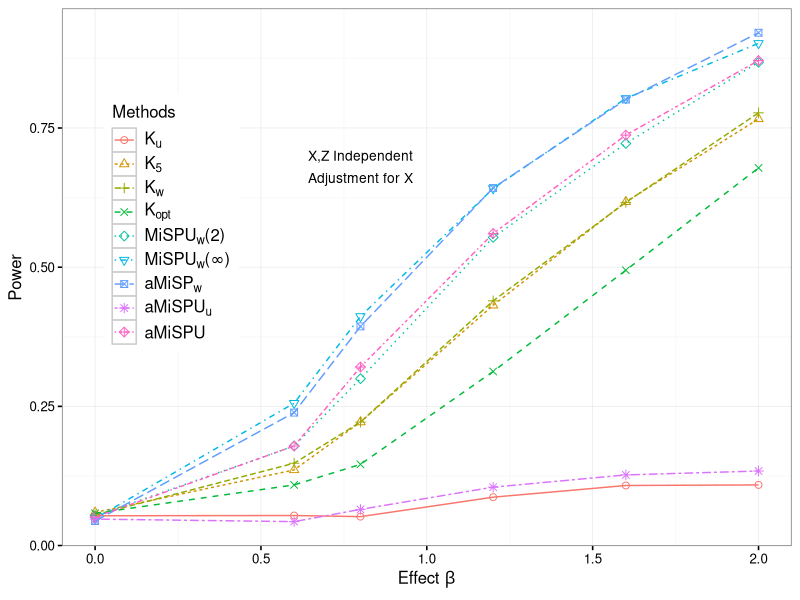

Write R code to recreate this figure.
setwd("/Users/chong/Google Drive/SWAK/simulation/swak-10-27/results")

library(xtable)
##
library(ggplot2)
res = read.table("sim1.txt",sep=",")

res[,3] = factor(rep(1:9,times = 6),levels =  1:9)
## create the plot
base_size = 12
base_family = ""
p1 = ggplot(res, aes(x=x, y=power,group = Methods, color = Methods,shape = Methods,linetype = Methods))+ annotate("text", x = 0.8, y = 0.7, label = "X,Z Independent", size = 3.5) +
 annotate("text", x = 0.8, y = 0.66, label = "Adjustment for X", size = 3.5) +
scale_shape_manual(values=1:nlevels(res$Methods),breaks = levels(res$Methods),
labels = c(expression(K[u]),expression(K[5]),expression(K[w]),expression(K[opt]),expression(paste(MiSPU[w],"(2)",sep="")),expression(paste(MiSPU[w],"(",infinity,")",sep="")),expression(aMiSP[w]),expression(paste(aMiSPU[u])),"aMiSPU"))+ labs(x=expression(paste("Effect ", beta,sep="")), y="Power")+
geom_point(size = 2) + geom_line(lwd = 0.5) + scale_colour_discrete(breaks = levels(res$Methods),
labels =c(expression(K[u]),expression(K[5]),expression(K[w]),expression(K[opt]),expression(paste(MiSPU[w],"(2)",sep="")),expression(paste(MiSPU[w],"(",infinity,")",sep="")),expression(aMiSP[w]),expression(paste(aMiSPU[u])),"aMiSPU"))+ scale_linetype_discrete(breaks = levels(res$Methods),
labels = c(expression(K[u]),expression(K[5]),expression(K[w]),expression(K[opt]),expression(paste(MiSPU[w],"(2)",sep="")),expression(paste(MiSPU[w],"(",infinity,")",sep="")),expression(aMiSP[w]),expression(paste(aMiSPU[u])),"aMiSPU")) + guides(Methods = guide_legend(ncol = 6, byrow = TRUE)) +theme_grey(base_size = base_size, base_family = base_family) %+replace%
theme(legend.position=c(0.15, .6),legend.text.align = 0 ,axis.text = element_text(size = rel(0.8)), axis.ticks = element_line(colour = "black"),
legend.key = element_rect(colour = "grey80"), panel.background = element_rect(fill = "white",
colour = NA), panel.border = element_rect(fill = NA,
colour = "grey50"), panel.grid.major = element_line(colour = "grey90",
size = 0.2), panel.grid.minor = element_line(colour = "grey98",
size = 0.5), strip.background = element_rect(fill = "grey80",
colour = "grey50", size = 0.2))

p1




